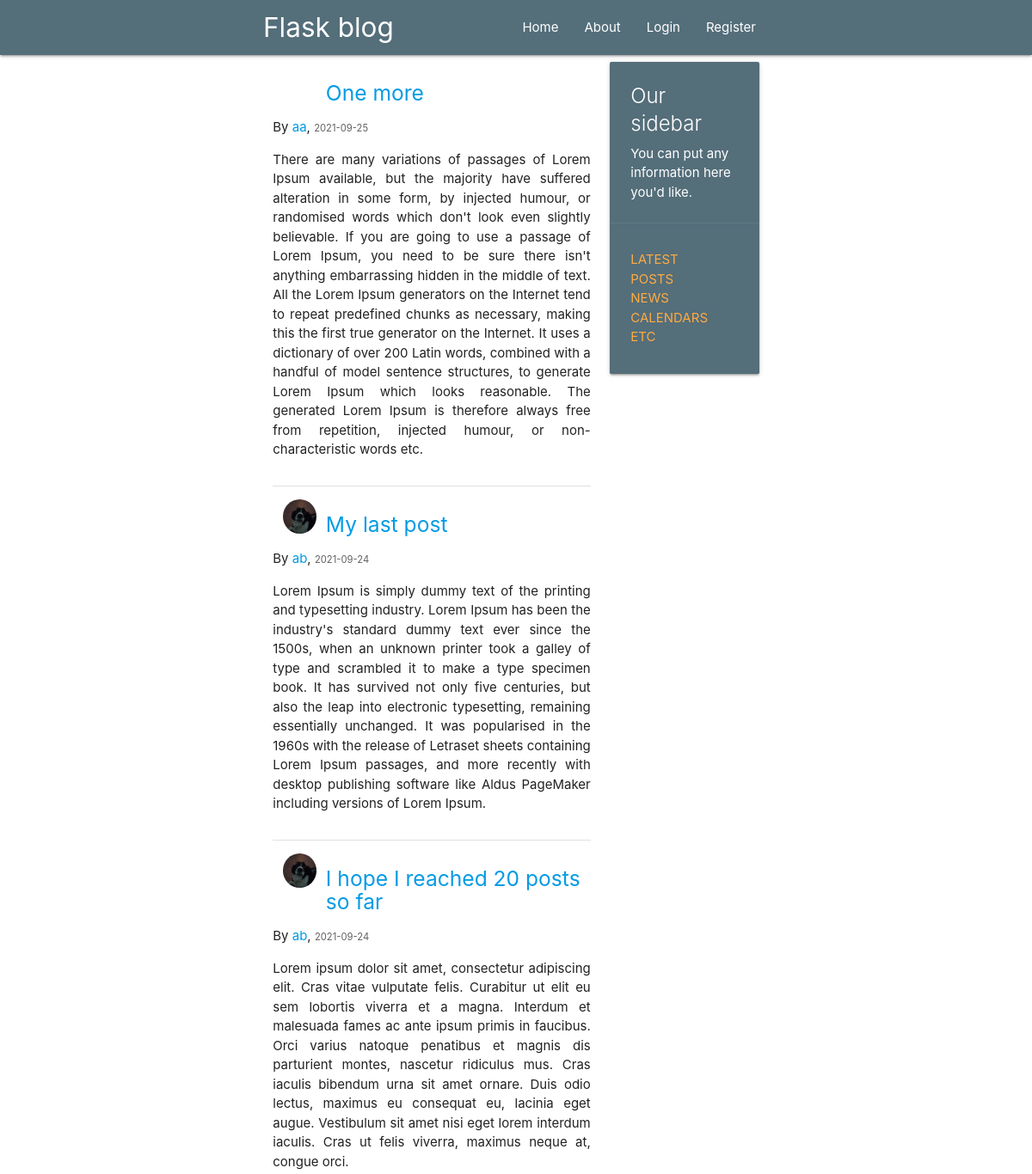
Page /home (upper part) on the earlier database version.
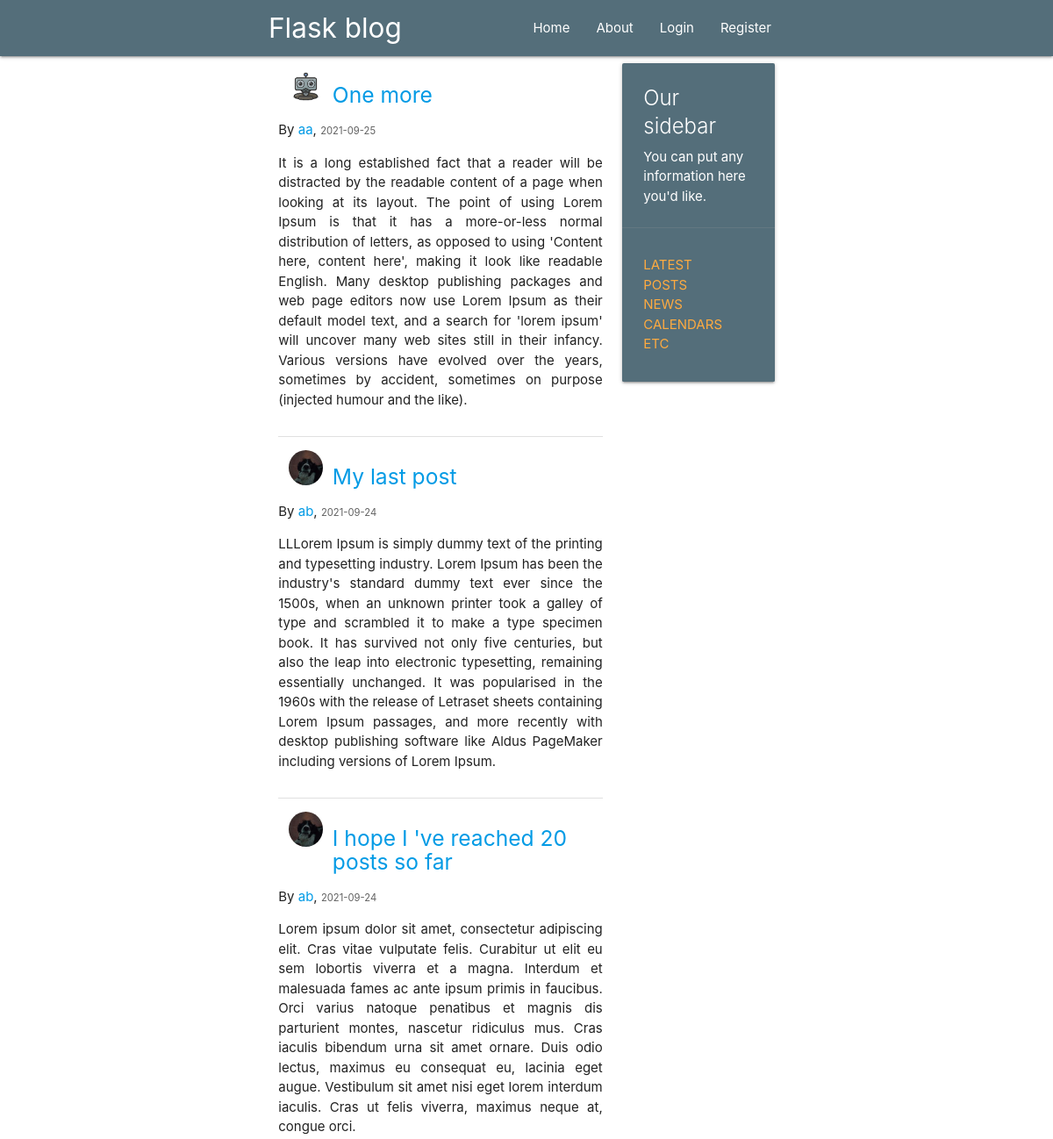
Same page on the later database version.
### flaskblog/models.py (models this page shows, shortened)
class Post(db.Model):
    id = db.Column(db.Integer, primary_key=True)
    title = db.Column(db.String(100), nullable=False)
    date_posted = db.Column(db.DateTime, nullable=False,
                            default=datetime.utcnow)
    content = db.Column(db.Text, nullable=False)
    user_id = db.Column(db.Integer, db.ForeignKey('user.id'), nullable=False)

class User(db.Model, UserMixin):
    id = db.Column(db.Integer, primary_key=True)
    username = db.Column(db.String(20), unique=True, nullable=False)
    email = db.Column(db.String(120), unique=True, nullable=False)
    image_file = db.Column(db.String(20), nullable=False, default='default.jpg')
    password = db.Column(db.String(60), nullable=False)
    posts = db.relationship('Post', backref='author', cascade="all,delete",
                            lazy=True)

### flaskblog/main/routes.py (the view)
@main.route("/")
@main.route("/home")
def home():
    page = request.args.get('page', 1, type=int)
    posts = Post.query.order_by(Post.date_posted.desc()).paginate(page=page,
                                                                  per_page=5)
    return render_template('home.html', posts=posts)

### flaskblog/templates/home.html (shortened to what this page needs)
{% extends "layout.html" %}
{% block content %}
{% for post in posts.items %}
    <div class="section">
        <div class="col s2">
            <img src="{{ url_for('static', filename='profile/'+ post.author.image_file) }}" alt=""
                 class="circle responsive-img">
        </div>
        <h5><a href="{{ url_for('posts.post', post_id=post.id) }}">{{ post.title }}</a></h5>
        <p>By <a href="{{ url_for('users.user_posts', username=post.author.username) }}">{{ post.author.username }}</a>,
            <small class="grey-text text-darken-2">{{ post.date_posted.strftime('%Y-%m-%d') }}</small>
        </p>
        <p style="text-align: justify">{{ post.content }}</p>
    </div>
    <div class="divider"></div>
{% endfor %}
{% endblock content%}

Differences in the rows shown:
changed Post "One more": image_file: picture added; content "There are many variations of passages of Lorem Ipsum available, but the majority have suffered alteration in some form, by injected humour, or randomised words which don't look even slightly believable. If you are going to use a passage of Lorem Ipsum, you need to be sure there isn't anything embarrassing hidden in the middle of text. All the Lorem Ipsum generators on the Internet tend to repeat predefined chunks as necessary, making this the first true generator on the Internet. It uses a dictionary of over 200 Latin words, combined with a handful of model sentence structures, to generate Lorem Ipsum which looks reasonable. The generated Lorem Ipsum is therefore always free from…" → "It is a long established fact that a reader will be distracted by the readable content of a page when looking at its layout. The point of using Lorem Ipsum is that it has a more-or-less normal distribution of letters, as opposed to using 'Content here, content here', making it look like readable English. Many desktop publishing packages and web page editors now use Lorem Ipsum as their default model text, and a search for 'lorem ipsum' will uncover many web sites still in their infancy. Various versions have evolved over the years, sometimes by accident, sometimes on purpose (injected humour and the like)."
changed Post "My last post": content "Lorem Ipsum is simply dummy…" → "LLLorem Ipsum is simply dummy…"
changed Post: title "I hope I reached 20 posts so far" → "I hope I 've reached 20 posts so far"
